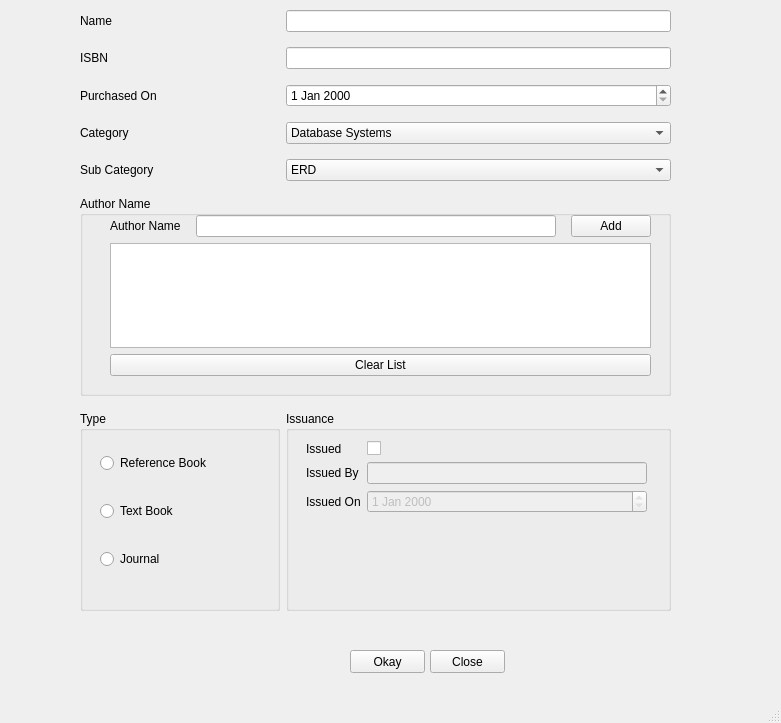
<?xml version="1.0" encoding="UTF-8"?>
<ui version="4.0">
 <class>MainWindow</class>
 <widget class="QMainWindow" name="MainWindow">
  <property name="geometry">
   <rect>
    <x>0</x>
    <y>0</y>
    <width>781</width>
    <height>723</height>
   </rect>
  </property>
  <property name="windowTitle">
   <string>MainWindow</string>
  </property>
  <widget class="QWidget" name="centralwidget">
   <widget class="QWidget" name="formLayoutWidget">
    <property name="geometry">
     <rect>
      <x>70</x>
      <y>10</y>
      <width>611</width>
      <height>634</height>
     </rect>
    </property>
    <layout class="QFormLayout" name="formLayout">
     <property name="verticalSpacing">
      <number>15</number>
     </property>
     <property name="leftMargin">
      <number>10</number>
     </property>
     <property name="topMargin">
      <number>0</number>
     </property>
     <property name="rightMargin">
      <number>10</number>
     </property>
     <item row="0" column="0">
      <widget class="QLabel" name="nameLabel">
       <property name="text">
        <string>Name</string>
       </property>
      </widget>
     </item>
     <item row="0" column="1">
      <widget class="QLineEdit" name="nameLineEdit"/>
     </item>
     <item row="1" column="0">
      <widget class="QLabel" name="iSBNLabel">
       <property name="text">
        <string>ISBN</string>
       </property>
      </widget>
     </item>
     <item row="1" column="1">
      <widget class="QLineEdit" name="iSBNLineEdit"/>
     </item>
     <item row="2" column="0">
      <widget class="QLabel" name="purchasedOnLabel">
       <property name="text">
        <string>Purchased On</string>
       </property>
      </widget>
     </item>
     <item row="2" column="1">
      <widget class="QDateEdit" name="purchasedOnDateEdit"/>
     </item>
     <item row="3" column="0">
      <widget class="QLabel" name="categoryLabel">
       <property name="text">
        <string>Category</string>
       </property>
      </widget>
     </item>
     <item row="3" column="1">
      <widget class="QComboBox" name="categoryComboBox">
       <property name="styleSheet">
        <string notr="true">margin 0 10px</string>
       </property>
       <item>
        <property name="text">
         <string>Database Systems</string>
        </property>
       </item>
       <item>
        <property name="text">
         <string>OOP</string>
        </property>
       </item>
       <item>
        <property name="text">
         <string>Artificial Intelligence</string>
        </property>
       </item>
      </widget>
     </item>
     <item row="4" column="0">
      <widget class="QLabel" name="subCategoryLabel">
       <property name="text">
        <string>Sub Category</string>
       </property>
      </widget>
     </item>
     <item row="4" column="1">
      <widget class="QComboBox" name="subCategoryComboBox">
       <item>
        <property name="text">
         <string>ERD</string>
        </property>
       </item>
       <item>
        <property name="text">
         <string>SQL</string>
        </property>
       </item>
       <item>
        <property name="text">
         <string>OLAP</string>
        </property>
       </item>
       <item>
        <property name="text">
         <string>Data Mining</string>
        </property>
       </item>
      </widget>
     </item>
     <item row="5" column="0" colspan="2">
      <widget class="QGroupBox" name="authorGroupBox">
       <property name="sizePolicy">
        <sizepolicy hsizetype="Minimum" vsizetype="Maximum">
         <horstretch>0</horstretch>
         <verstretch>0</verstretch>
        </sizepolicy>
       </property>
       <property name="minimumSize">
        <size>
         <width>200</width>
         <height>200</height>
        </size>
       </property>
       <property name="title">
        <string>Author Name</string>
       </property>
       <widget class="QWidget" name="verticalLayoutWidget">
        <property name="geometry">
         <rect>
          <x>30</x>
          <y>19</y>
          <width>541</width>
          <height>161</height>
         </rect>
        </property>
        <layout class="QVBoxLayout" name="verticalLayout">
         <item>
          <layout class="QHBoxLayout" name="horizontalLayout">
           <property name="spacing">
            <number>15</number>
           </property>
           <item>
            <widget class="QLabel" name="authorNameLabel">
             <property name="text">
              <string>Author Name</string>
             </property>
            </widget>
           </item>
           <item>
            <widget class="QLineEdit" name="authorNameLineEdit"/>
           </item>
           <item>
            <widget class="QPushButton" name="authorNamePushButton">
             <property name="text">
              <string>Add</string>
             </property>
            </widget>
           </item>
          </layout>
         </item>
         <item>
          <widget class="QListWidget" name="authorNameList"/>
         </item>
         <item>
          <widget class="QPushButton" name="clearLstBtn">
           <property name="text">
            <string>Clear List</string>
           </property>
          </widget>
         </item>
        </layout>
       </widget>
      </widget>
     </item>
     <item row="6" column="1">
      <widget class="QGroupBox" name="groupBox_3">
       <property name="title">
        <string>Issuance</string>
       </property>
       <widget class="QWidget" name="formLayoutWidget_2">
        <property name="geometry">
         <rect>
          <x>20</x>
          <y>30</y>
          <width>341</width>
          <height>161</height>
         </rect>
        </property>
        <layout class="QFormLayout" name="formLayout_2">
         <item row="0" column="0">
          <widget class="QLabel" name="issuedLabel">
           <property name="text">
            <string>Issued</string>
           </property>
          </widget>
         </item>
         <item row="0" column="1">
          <widget class="QCheckBox" name="issuedCheckBox"/>
         </item>
         <item row="1" column="0">
          <widget class="QLabel" name="issuedByLabel">
           <property name="text">
            <string>Issued By</string>
           </property>
          </widget>
         </item>
         <item row="1" column="1">
          <widget class="QLineEdit" name="issuedByLineEdit">
           <property name="enabled">
            <bool>false</bool>
           </property>
           <property name="readOnly">
            <bool>true</bool>
           </property>
          </widget>
         </item>
         <item row="2" column="0">
          <widget class="QLabel" name="issuedOnLabel">
           <property name="text">
            <string>Issued On</string>
           </property>
          </widget>
         </item>
         <item row="2" column="1">
          <widget class="QDateEdit" name="issuedOnDateEdit">
           <property name="enabled">
            <bool>false</bool>
           </property>
           <property name="readOnly">
            <bool>true</bool>
           </property>
          </widget>
         </item>
        </layout>
       </widget>
      </widget>
     </item>
     <item row="6" column="0">
      <widget class="QGroupBox" name="groupBox_2">
       <property name="sizePolicy">
        <sizepolicy hsizetype="Maximum" vsizetype="Maximum">
         <horstretch>0</horstretch>
         <verstretch>0</verstretch>
        </sizepolicy>
       </property>
       <property name="minimumSize">
        <size>
         <width>200</width>
         <height>200</height>
        </size>
       </property>
       <property name="title">
        <string>Type</string>
       </property>
       <widget class="QWidget" name="verticalLayoutWidget_2">
        <property name="geometry">
         <rect>
          <x>20</x>
          <y>20</y>
          <width>160</width>
          <height>161</height>
         </rect>
        </property>
        <layout class="QVBoxLayout" name="verticalLayout_2">
         <item>
          <widget class="QRadioButton" name="refBkRadio">
           <property name="sizePolicy">
            <sizepolicy hsizetype="Minimum" vsizetype="Fixed">
             <horstretch>0</horstretch>
             <verstretch>0</verstretch>
            </sizepolicy>
           </property>
           <property name="text">
            <string>Reference Book</string>
           </property>
          </widget>
         </item>
         <item>
          <widget class="QRadioButton" name="txtBkRadio">
           <property name="sizePolicy">
            <sizepolicy hsizetype="Minimum" vsizetype="Fixed">
             <horstretch>0</horstretch>
             <verstretch>0</verstretch>
            </sizepolicy>
           </property>
           <property name="text">
            <string>Text Book</string>
           </property>
          </widget>
         </item>
         <item>
          <widget class="QRadioButton" name="journalRadio">
           <property name="sizePolicy">
            <sizepolicy hsizetype="Minimum" vsizetype="Fixed">
             <horstretch>0</horstretch>
             <verstretch>0</verstretch>
            </sizepolicy>
           </property>
           <property name="text">
            <string>Journal</string>
           </property>
          </widget>
         </item>
        </layout>
       </widget>
      </widget>
     </item>
    </layout>
   </widget>
   <widget class="QPushButton" name="okayBtn">
    <property name="geometry">
     <rect>
      <x>350</x>
      <y>650</y>
      <width>75</width>
      <height>23</height>
     </rect>
    </property>
    <property name="text">
     <string>Okay</string>
    </property>
   </widget>
   <widget class="QPushButton" name="closeBtn">
    <property name="geometry">
     <rect>
      <x>430</x>
      <y>650</y>
      <width>75</width>
      <height>23</height>
     </rect>
    </property>
    <property name="text">
     <string>Close</string>
    </property>
   </widget>
  </widget>
  <widget class="QMenuBar" name="menubar">
   <property name="enabled">
    <bool>false</bool>
   </property>
   <property name="geometry">
    <rect>
     <x>0</x>
     <y>0</y>
     <width>781</width>
     <height>21</height>
    </rect>
   </property>
   <property name="styleSheet">
    <string notr="true">display:hidden</string>
   </property>
  </widget>
  <widget class="QStatusBar" name="statusbar">
   <property name="enabled">
    <bool>false</bool>
   </property>
  </widget>
 </widget>
 <resources/>
 <connections/>
</ui>
